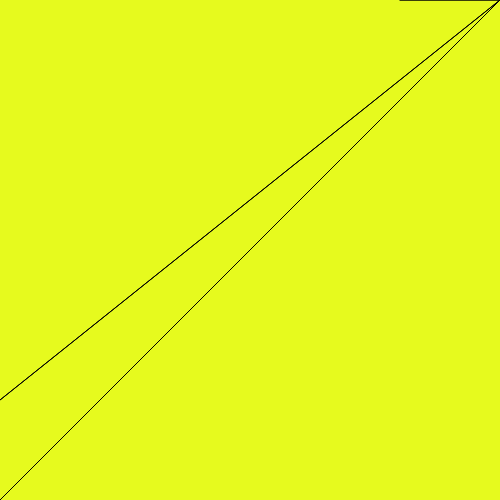
Frame 1 (no input)
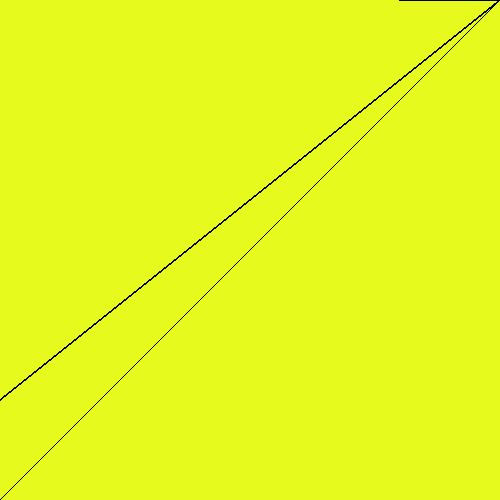
Frame 60 (no input)
Frame 120 (the mouse pressed at the canvas centre since frame 60): identical to frame 60, image omitted

The p5.js sketch that drew these frames (run headless with seeded random() and noise() and a simulated clock; from frame 60 on, the mouse is pressed at the canvas centre):

// p5.js sketch
// ── sketch.js
function setup() {
    // put setup code here
    createCanvas(500, 500);
    background(230, 250, 30);
}

function draw() {
    // put drawing code here

    triangle(0, 400, 500, 0);

    triangle(400, 0, 500, 0);

    triangle(500, 00, 0, 500);

    triangle(500, 0, 500, 0);



}
